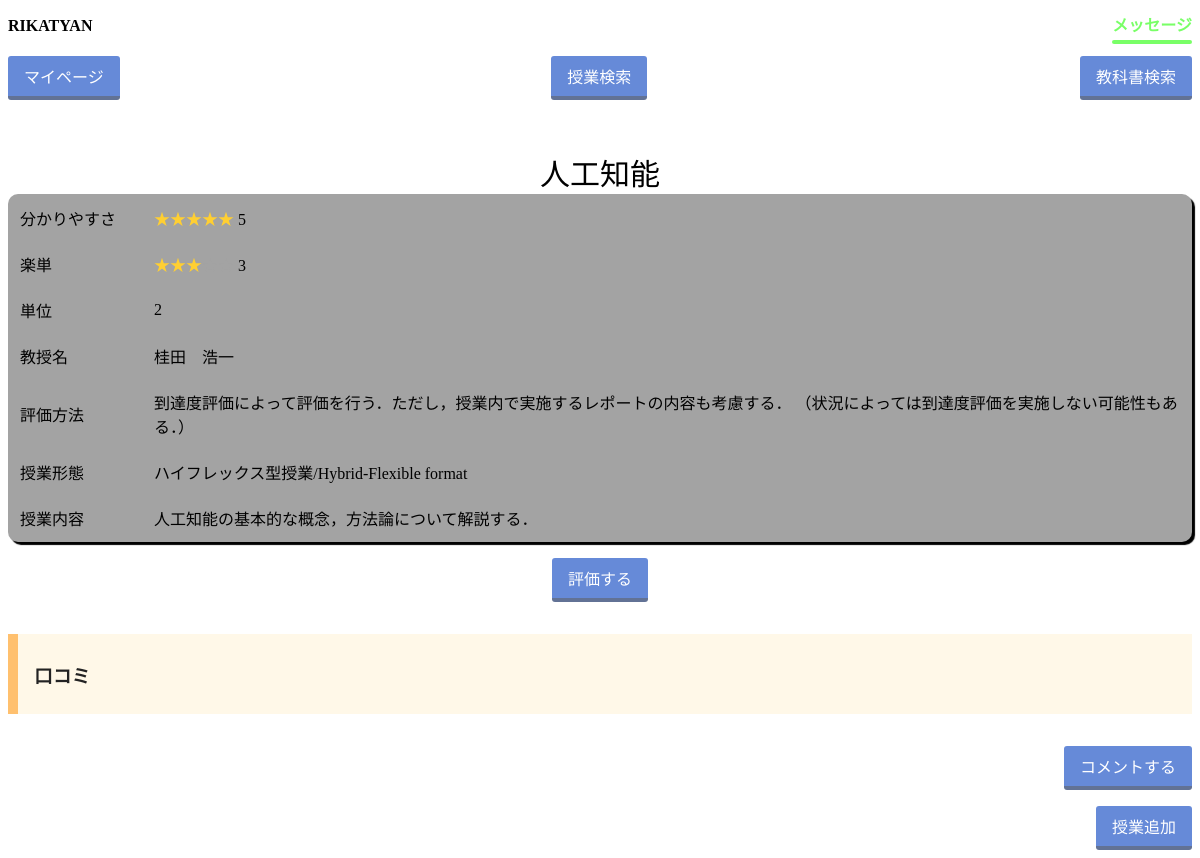
The page /classpages/8/ on the database its author committed.
### users/models.py (models this page shows)
class Classes(models.Model):
    class_id = models.AutoField(primary_key=True)
    title = models.TextField(max_length=50)  # 文字数？
    teacher = models.TextField(max_length=20)  # 文字数？
    faculty = models.IntegerField(
        validators=[MinValueValidator(1), MaxValueValidator(7)])  # 数字は？
    department = models.IntegerField(
        validators=[MinValueValidator(1), MaxValueValidator(35)])  # 数字は？
    credit = models.IntegerField(
        default=1,
        validators=[MinValueValidator(1), MaxValueValidator(5)])
    method_eval = models.TextField()  # 数字は？
    classform = models.TextField()  # 数字は？
    contents = models.TextField()

### classpages/views.py (the view, shortened to what this page needs)
# urls.py: path('<int:pk>/', views.Classpage.as_view(), name='class'),
class Classpage(generic.DetailView, generic.edit.ModelFormMixin):
    model = Classes
    template_name = 'classpages/class.html'
    form = CevalForm()
    fields = ()
    def get_context_data(self, **kwargs):
        context = super(Classpage, self).get_context_data(**kwargs)
        context.update({
            'avg': Cevals.objects.values('class_id').annotate(avg_rikai=models.Avg('rikai'), avg_raku=models.Avg('raku')),
            'ccom_list': Ccom.objects.order_by('date').all(),
        })
        return context

### classpages/templates/classpages/class.html (shortened to what this page needs)
{% load static %}
<!DOCTYPE html>
<html lang="ja">
    <head>
        <link href="{% static 'css/classpages.css' %}" rel="stylesheet">
    </head>
    <body>
        <div class="titlebar">
            <p class="RIKATYAN">RIKATYAN</p>
            <p class="message"><a href={% url 'message:message' user.user_id %} class="btn-border-bottom">メッセージ</a></p>
        </div>
        <div class="url">
            <p class="mypage"> <a href={% url 'mypage:mypage' user.user_id %} class="button">マイページ</a></p>
            <p class="c_search"><a href = "/search" class="button">授業検索</a></p>
            <p class="t_search"><a href = "/search" class="button">教科書検索</a></p>
        </div>
        <p><br></p>
        <table>
        <caption>{{classes.title}}</caption>
            <tr>
                <td class="subject">
                    分かりやすさ
                </td>
                <td class="content">
                    {% for cls in avg %}
                    {% if cls.class_id == classes.class_id %}
                    <span class="star5_rating" data-rate="{{cls.avg_rikai|floatformat}}"></span>
                    {{cls.avg_rikai|floatformat}}
                    {%endif%}
                    {% endfor %}
                </td>
            </tr>
            <tr>
                <td>
                    楽単
                </td>
                <td>
                    {% for cls in avg %}
                    {% if cls.class_id == classes.class_id %}
                    <span class="star5_rating" data-rate="{{cls.avg_raku|floatformat}}"></span>
                    {{cls.avg_raku|floatformat}}
                    {%endif%}
                    {% endfor %}
                </td>
            </tr>
            <tr>
                <td>
                    単位
                </td>
                <td>
                    {{classes.credit}}
                </td>
            </tr>
            <tr>
                <td>
                    教授名
                </td>
                <td>
                    {{classes.teacher}}
                </td>
            </tr>
            <tr>
                <td>
                    評価方法
                </td>
                <td>
                    {{ classes.method_eval }}
                </td>
            </tr>
            <tr>
                <td>
                    授業形態
                </td>
                <td>
                    {{ classes.classform }}
                </td>
            </tr>
            <tr>
                <td>
                    授業内容
                </td>
                <td>
                    {{classes.contents}}
                </td>
            </tr>
        </table>
        <div style="text-align: center;">
        <p><a href="{% url 'classpages:ceval' classes.class_id %}" class="button">評価する</a></p>
        </div>
        <div class="box8">
        <h3>口コミ</h3>
        </div>
        <div class="url">
        <p class="message"><a href="{% url 'classpages:ccom' classes.class_id %}" class="button">コメントする</a></p>
        </div>
        <div class="url">
            <p class="message"><a href="{% url 'classpages:create' %}" class="button">授業追加</a></p>
        </div>
    </body>
</html>

### classpages/static/css/classpages.css (style rules this page uses)
.RIKATYAN { display: table-cell; text-align: left; }
.message { display: table-cell; text-align: right; }
.titlebar { display: table; width: 100%; color:black; font-weight:bold; }
.mypage { display: table-cell; text-align: left; }
.c_search { display: table-cell; text-align: center; }
.t_search { display: table-cell; text-align: right; }
.button { display: inline-block; padding: 0.5em 1em; text-decoration: none; background: #668ad8; color: #FFF; border-bottom: solid 4px #627295; border-radius: 3px; }
.url { display: table; width: 100%; color:black; }
table { margin-left: auto; margin-right: auto; border-radius: 10px; background-color: rgb(163, 163, 163); box-shadow: 3px 3px 1px black; }
table caption { font-size: 30px; }
table td { padding: 10px; }
table td.subject { min-width: 7em; }
table td.content { min-width: 29em; }
.star5_rating { position: relative; z-index: 0; display: inline-block; white-space: nowrap; color: rgb(163, 163, 163); }
.star5_rating:before, .star5_rating:after { content: '★★★★★'; }
.star5_rating:after { position: absolute; z-index: 1; top: 0; left: 0; overflow: hidden; white-space: nowrap; color: #ffcf32; }
.star5_rating[data-rate="5"]:after { width: 100%; }
.star5_rating[data-rate="3"]:after { width: 60%; }
.box8 { padding: 0.5em 1em; margin: 2em 0; color: #232323; background: #fff8e8; border-left: solid 10px #ffc06e; }
.btn-border-bottom { position: relative; display: inline-block; font-weight: bold; padding: 0.25em 0; text-decoration: none; color: #79ff67; }
.btn-border-bottom:before { position: absolute; content: ''; width: 100%; height: 4px; top:100%; left: 0; border-radius: 3px; background:#79ff67; transition: .2s; }

### rows shown on the page
Classes: title "人工知能", credit "2", teacher "桂田 浩一", method_eval "到達度評価によって評価を行う．ただし，授業内で実施するレポートの内容も考慮する． （状況によっては到達度評価を実施しない可能性もある．）", classform "ハイフレックス型授業/Hybrid-Flexible format", contents "人工知能の基本的な概念，方法論について解説する．"

### other values the page prints
{{ cls.avg_rikai|floatformat }} "5"
{{ cls.avg_raku|floatformat }} "3"
